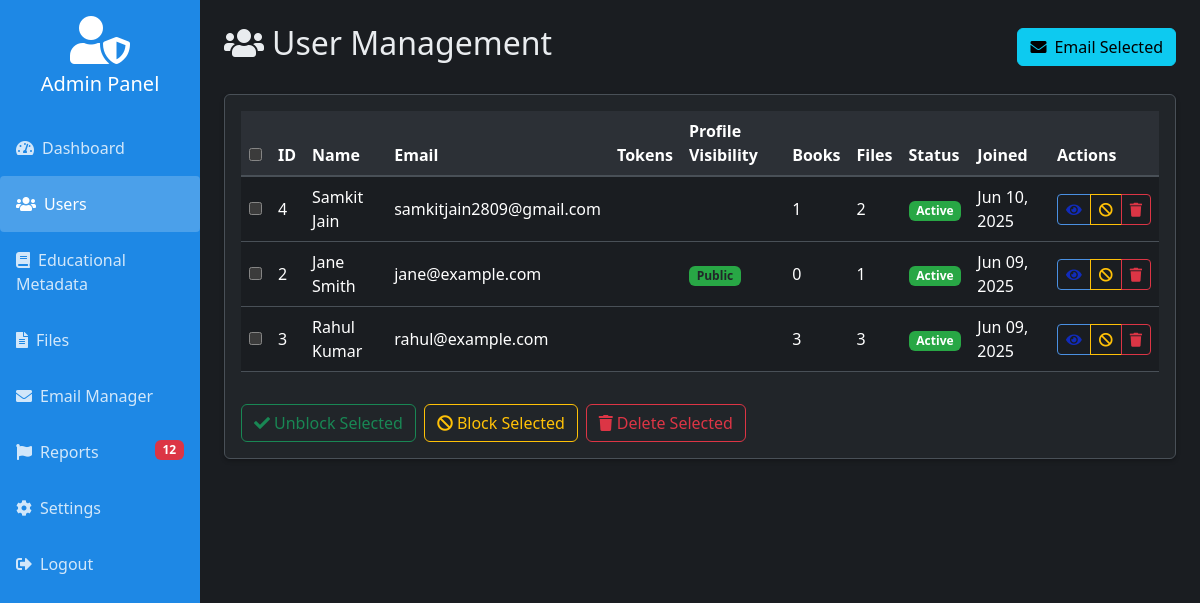
/admin/users.php (signed in), run on an earlier commit of the app's database.
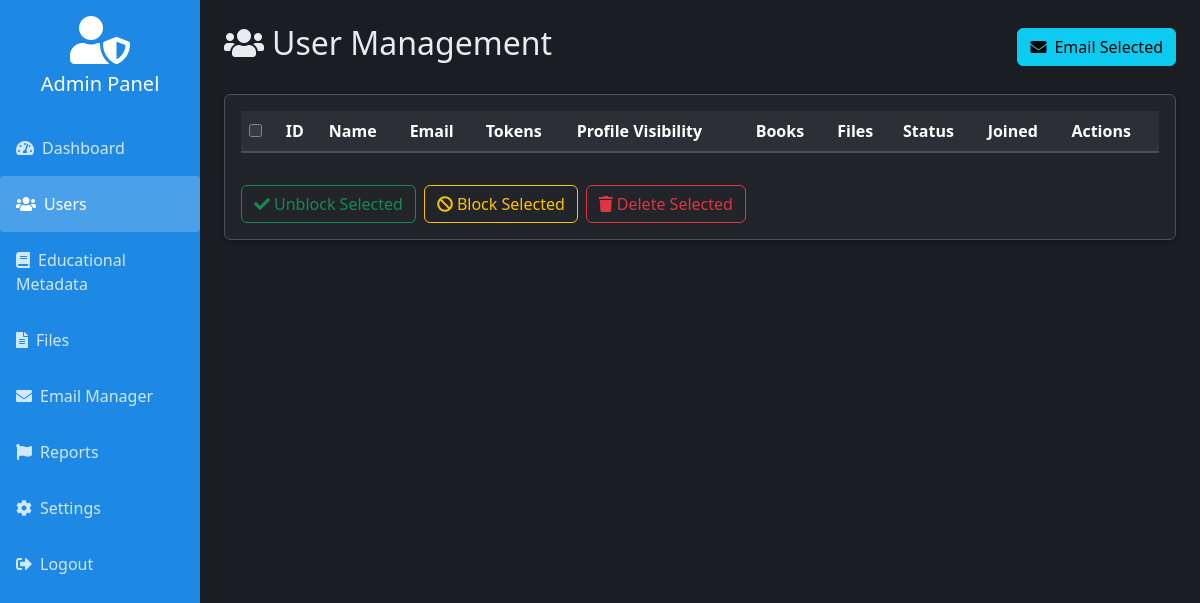
And on a later commit of the database.
### tables this page shows
CREATE TABLE `users` (
  `id` int(11) NOT NULL,
  `name` varchar(100) NOT NULL,
  `email` varchar(100) NOT NULL,
  `avatar_path` varchar(255) NOT NULL DEFAULT 'uploads/avatars/default.png',
  `password` varchar(255) NOT NULL,
  `location` varchar(100) DEFAULT NULL,
  `phone` varchar(15) DEFAULT NULL,
  `status` enum('blocked','active') NOT NULL DEFAULT 'active',
  `created_at` timestamp NOT NULL DEFAULT current_timestamp(),
  `last_active` timestamp NULL DEFAULT current_timestamp(),
  `latitude` decimal(10,8) DEFAULT NULL,
  `longitude` decimal(11,8) DEFAULT NULL
);

### admin/users.php (the view, shortened to what the changed rows need)
<?php
require_once '../includes/db_connect.php';
$usersQuery = "
   SELECT u.*,
       up.preference_value AS profile_visibility,
       (SELECT COUNT(*) FROM digital_files WHERE user_id = u.id) AS files_count,
       (SELECT COUNT(*) FROM book_listings WHERE user_id = u.id) AS books_count
FROM users u
LEFT JOIN user_preferences up
    ON u.id = up.user_id AND up.preference_key = 'activity_visibility'
ORDER BY u.created_at DESC;";
$users = mysqli_query($mysqli, $usersQuery) or die(mysqli_error($mysqli));
require_once '../includes/admin_header.php';
?>
<div class="container-fluid">
    <div class="row">
        <?php include '../includes/admin_sidebar.php'; ?>
        <div class="col-md-10 p-4">
            <div class="d-flex justify-content-between align-items-center mb-4">
                <h2><i class="fas fa-users me-2"></i>User Management</h2>
            </div>
            <form method="POST" id="bulkActionForm">
                <div class="card">
                    <div class="card-body">
                        <div class="table-responsive">
                            <table class="table text-white align-middle" id="usersTable">
                                <thead>
                                    <tr>
                                        <th><input type="checkbox" id="selectAll"></th>
                                        <th>ID</th>
                                        <th>Name</th>
                                        <th>Email</th>
                                        <th>Tokens</th>
                                        <th>Profile Visibility</th>
                                        <th>Books</th>
                                        <th>Files</th>
                                        <th>Status</th>
                                        <th>Joined</th>
                                        <th>Actions</th>
                                    </tr>
                                </thead>
                                <tbody>
                                    <?php while ($user = mysqli_fetch_assoc($users)): ?>
                                        <tr>
                                            <td><input type="checkbox" name="user_ids[]" value="<?= $user['id']; ?>"></td>
                                            <td><?= $user['id']; ?></td>
                                            <td><?= htmlspecialchars($user['name']); ?></td>
                                            <td><?= htmlspecialchars($user['email']); ?></td>
                                            <td><span class="badge bg-info text-dark"><?= $user['tokens']; ?></span></td>
                                            <td><span
                                                    class="badge bg-<?= $user['profile_visibility'] === 'public' ? 'success' : 'secondary'; ?> text-dark"><?= ucfirst($user['profile_visibility']); ?></span>
                                            </td>
                                            <td><?= $user['books_count']; ?></td>
                                            <td><?= $user['files_count']; ?></td>
                                            <td>
                                                <span
                                                    class="badge bg-<?= $user['status'] === 'active' ? 'success' : 'danger'; ?>">
                                                    <?= ucfirst($user['status']); ?>
                                                </span>
                                            </td>
                                            <td><?= date('M d, Y', strtotime($user['created_at'])); ?></td>
                                            <td>
                                                <div class="btn-group">
                                                    <a href="../pages/view.php?id=<?= $user['id'] ?>"
                                                        class="btn btn-sm btn-outline-primary text-primary view-btn"><i
                                                            class="fas fa-eye"></i></a>
                                                    <?php if ($user['status'] === 'active'): ?>
                                                        <button type="button" class="btn btn-sm btn-outline-warning"
                                                            onclick="singleAction(<?= $user['id']; ?>, 'block')"><i
                                                                class="fas fa-ban"></i></button>
                                                    <?php else: ?>
                                                        <button type="button" class="btn btn-sm btn-outline-success"
                                                            onclick="singleAction(<?= $user['id']; ?>, 'unblock')"><i
                                                                class="fas fa-check"></i></button>
                                                    <?php endif; ?>
                                                    <button type="button" class="btn btn-sm btn-outline-danger"
                                                        onclick="singleAction(<?= $user['id']; ?>, 'delete')"><i
                                                            class="fas fa-trash"></i></button>
                                                </div>
                                            </td>
                                        </tr>
                                    <?php endwhile; ?>
                                </tbody>
                            </table>
                        </div>
                    </div>
                </div>
            </form>
        </div>
    </div>
</div>
<?php require_once '../includes/admin_footer.php'; ?>

### includes/admin_sidebar.php (shortened to what the changed rows need)
<?php
$current_page = basename($_SERVER['PHP_SELF']);
$stats = [
    'users' => mysqli_fetch_assoc(mysqli_query($mysqli, "SELECT COUNT(*) as count FROM users"))['count'],
    'files' => mysqli_fetch_assoc(mysqli_query($mysqli, "SELECT COUNT(*) as count FROM digital_files"))['count'],
    'reports' => mysqli_fetch_assoc(mysqli_query($mysqli, "SELECT COUNT(*) as count FROM reported_content WHERE status = 'pending'"))['count']
];
?>
<div class="col-md-2 px-0 sidebar">
    <div class="nav flex-column">
        <a href="reports.php" class="nav-link <?php echo ($current_page == 'reports.php') ? 'active' : ''; ?>">
            <i class="fas fa-flag me-2"></i>Reports
            <?php if ($stats['reports'] > 0): ?>
                <span class="badge bg-danger float-end"><?php echo $stats['reports']; ?></span>
            <?php endif; ?>
        </a>
    </div>
</div>

What changed in the data, as far as the page shows it:
removed users: id "4", name "Samkit Jain", email "samkitjain2809@gmail.com", books_count "1", files_count "2", status "Active", created_at "Jun 10, 2025"
removed users: id "2", name "Jane Smith", email "jane@example.com", profile_visibility "Public", books_count "0", files_count "1", status "Active", created_at "Jun 09, 2025"
removed users: id "3", name "Rahul Kumar", email "rahul@example.com", books_count "3", files_count "3", status "Active", created_at "Jun 09, 2025"
Also different on the page:
$stats['reports']: "12" → (not shown)
